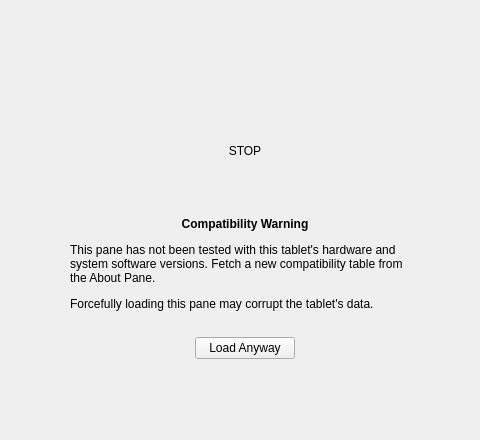
<?xml version="1.0" encoding="UTF-8"?>
<!--
PaneCompatibilityError.ui
This is the user interface layout for the Incompatibility pane.

RCU is a management client for the reMarkable Tablet.
Copyright (C) 2020-21  Davis Remmel

This program is free software: you can redistribute it and/or modify
it under the terms of the GNU Affero General Public License as
published by the Free Software Foundation, either version 3 of the
License, or (at your option) any later version.

This program is distributed in the hope that it will be useful,
but WITHOUT ANY WARRANTY; without even the implied warranty of
MERCHANTABILITY or FITNESS FOR A PARTICULAR PURPOSE.  See the
GNU Affero General Public License for more details.

You should have received a copy of the GNU Affero General Public License
along with this program.  If not, see <https://www.gnu.org/licenses/>.
-->
<ui version="4.0">
 <class>Form</class>
 <widget class="QWidget" name="Form">
  <property name="geometry">
   <rect>
    <x>0</x>
    <y>0</y>
    <width>480</width>
    <height>440</height>
   </rect>
  </property>
  <property name="sizePolicy">
   <sizepolicy hsizetype="Preferred" vsizetype="Preferred">
    <horstretch>0</horstretch>
    <verstretch>0</verstretch>
   </sizepolicy>
  </property>
  <property name="windowTitle">
   <string>Form</string>
  </property>
  <layout class="QGridLayout" name="gridLayout">
   <property name="leftMargin">
    <number>0</number>
   </property>
   <property name="topMargin">
    <number>0</number>
   </property>
   <property name="rightMargin">
    <number>0</number>
   </property>
   <property name="bottomMargin">
    <number>0</number>
   </property>
   <property name="spacing">
    <number>0</number>
   </property>
   <item row="0" column="0">
    <layout class="QVBoxLayout" name="pane_layout">
     <property name="topMargin">
      <number>0</number>
     </property>
     <item>
      <widget class="QWidget" name="incomp_widget" native="true">
       <layout class="QGridLayout" name="gridLayout_2">
        <property name="leftMargin">
         <number>0</number>
        </property>
        <property name="topMargin">
         <number>0</number>
        </property>
        <property name="rightMargin">
         <number>0</number>
        </property>
        <property name="bottomMargin">
         <number>0</number>
        </property>
        <item row="0" column="0">
         <layout class="QVBoxLayout" name="incomp_widget_layout">
          <property name="leftMargin">
           <number>10</number>
          </property>
          <property name="topMargin">
           <number>10</number>
          </property>
          <item>
           <spacer name="verticalSpacer">
            <property name="orientation">
             <enum>Qt::Vertical</enum>
            </property>
            <property name="sizeHint" stdset="0">
             <size>
              <width>20</width>
              <height>40</height>
             </size>
            </property>
           </spacer>
          </item>
          <item>
           <layout class="QHBoxLayout" name="horizontalLayout">
            <item>
             <widget class="QLabel" name="stop_label">
              <property name="sizePolicy">
               <sizepolicy hsizetype="Fixed" vsizetype="Fixed">
                <horstretch>0</horstretch>
                <verstretch>0</verstretch>
               </sizepolicy>
              </property>
              <property name="minimumSize">
               <size>
                <width>120</width>
                <height>120</height>
               </size>
              </property>
              <property name="maximumSize">
               <size>
                <width>120</width>
                <height>120</height>
               </size>
              </property>
              <property name="text">
               <string>STOP</string>
              </property>
              <property name="scaledContents">
               <bool>true</bool>
              </property>
              <property name="alignment">
               <set>Qt::AlignCenter</set>
              </property>
             </widget>
            </item>
           </layout>
          </item>
          <item>
           <layout class="QHBoxLayout" name="horizontalLayout_3">
            <property name="topMargin">
             <number>0</number>
            </property>
            <item>
             <spacer name="horizontalSpacer_3">
              <property name="orientation">
               <enum>Qt::Horizontal</enum>
              </property>
              <property name="sizeHint" stdset="0">
               <size>
                <width>40</width>
                <height>20</height>
               </size>
              </property>
             </spacer>
            </item>
            <item>
             <widget class="QLabel" name="label_2">
              <property name="minimumSize">
               <size>
                <width>350</width>
                <height>0</height>
               </size>
              </property>
              <property name="text">
               <string>&lt;html&gt;&lt;head/&gt;&lt;body&gt;&lt;p align=&quot;center&quot;&gt;&lt;span style=&quot; font-weight:600;&quot;&gt;Compatibility Warning&lt;/span&gt;&lt;/p&gt;&lt;p&gt;This pane has not been tested with this tablet's hardware and system software versions. Fetch a new compatibility table from the About Pane.&lt;/p&gt;&lt;p&gt;Forcefully loading this pane may corrupt the tablet's data.&lt;/p&gt;&lt;/body&gt;&lt;/html&gt;</string>
              </property>
              <property name="wordWrap">
               <bool>true</bool>
              </property>
              <property name="openExternalLinks">
               <bool>true</bool>
              </property>
             </widget>
            </item>
            <item>
             <spacer name="horizontalSpacer_4">
              <property name="orientation">
               <enum>Qt::Horizontal</enum>
              </property>
              <property name="sizeHint" stdset="0">
               <size>
                <width>40</width>
                <height>20</height>
               </size>
              </property>
             </spacer>
            </item>
           </layout>
          </item>
          <item>
           <spacer name="verticalSpacer_3">
            <property name="orientation">
             <enum>Qt::Vertical</enum>
            </property>
            <property name="sizeType">
             <enum>QSizePolicy::Fixed</enum>
            </property>
            <property name="sizeHint" stdset="0">
             <size>
              <width>20</width>
              <height>20</height>
             </size>
            </property>
           </spacer>
          </item>
          <item>
           <layout class="QHBoxLayout" name="horizontalLayout_2">
            <property name="topMargin">
             <number>0</number>
            </property>
            <item>
             <spacer name="horizontalSpacer">
              <property name="orientation">
               <enum>Qt::Horizontal</enum>
              </property>
              <property name="sizeHint" stdset="0">
               <size>
                <width>40</width>
                <height>20</height>
               </size>
              </property>
             </spacer>
            </item>
            <item>
             <widget class="QPushButton" name="load_pushButton">
              <property name="sizePolicy">
               <sizepolicy hsizetype="Preferred" vsizetype="Fixed">
                <horstretch>0</horstretch>
                <verstretch>0</verstretch>
               </sizepolicy>
              </property>
              <property name="minimumSize">
               <size>
                <width>100</width>
                <height>0</height>
               </size>
              </property>
              <property name="styleSheet">
               <string notr="true"/>
              </property>
              <property name="text">
               <string>Load Anyway</string>
              </property>
             </widget>
            </item>
            <item>
             <spacer name="horizontalSpacer_2">
              <property name="orientation">
               <enum>Qt::Horizontal</enum>
              </property>
              <property name="sizeHint" stdset="0">
               <size>
                <width>40</width>
                <height>20</height>
               </size>
              </property>
             </spacer>
            </item>
           </layout>
          </item>
          <item>
           <spacer name="verticalSpacer_2">
            <property name="orientation">
             <enum>Qt::Vertical</enum>
            </property>
            <property name="sizeHint" stdset="0">
             <size>
              <width>20</width>
              <height>40</height>
             </size>
            </property>
           </spacer>
          </item>
         </layout>
        </item>
       </layout>
      </widget>
     </item>
    </layout>
   </item>
  </layout>
 </widget>
 <resources/>
 <connections/>
</ui>
